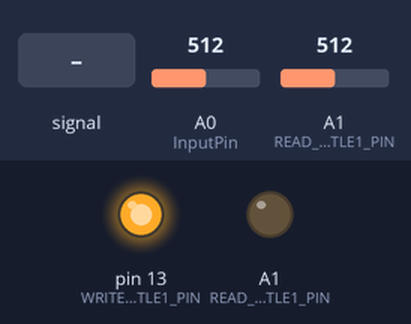
Bench run of a sketch on a simulated Arduino Uno, built with avr-gcc and run on an emulated ATmega328P. Shown: output pins drawn as LEDs (lit = HIGH). The test bench sets the inputs (shaded band); at power-on: A1 (READ_THROTTLE1_PIN) = 512, A0 (InputPin) = 512. What the sketch prints to the serial monitor is not drawn.

Above: at 1.2 s.
1.3 s: A1 (READ_THROTTLE1_PIN) fed a 200 Hz sine of ±81 counts around its level
At 2.5 s:
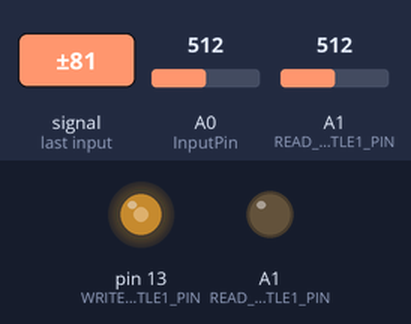
2.8 s: A1 (READ_THROTTLE1_PIN) set to 716
At 3.3 s:
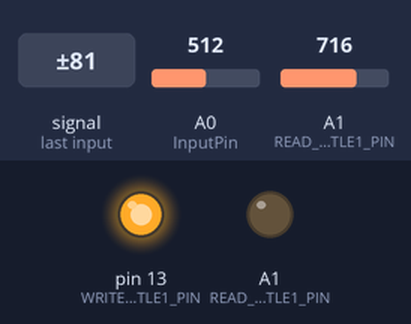
Timing chart, 0 to 5.8 s (numbered marks = the images above; inputs shaded):
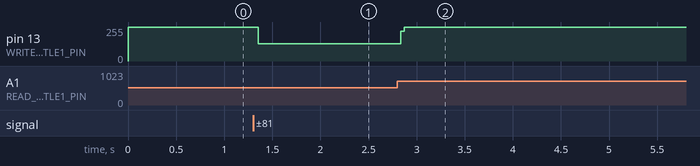

Measured:
- after the input at 1.3 s, pin 13 (WRITE_THROTTLE1_PIN): 255/255 → 129/255 after 0.05 s
- after the input at 2.8 s, pin 13 (WRITE_THROTTLE1_PIN): 129/255 → 255/255 at once

The sketch:

IntegratedProject.ino
```cpp
/*
 * This is the University of Manchester EEE Department Undergraduate Final year project
 * "E-bike Performance Enhancement"
 * Aims to build a security system that can be implemented on any types of bicycle - whether it has battery
 * Created by Tong Wu
 */
/*
 * Things contained:
 * 1. Arduino UNO Wi-Fi Rev.2 board
 * 2. Arduino Nano 33 IoT board
 * 3. Arduino Nano 33 BLE Sense board
 * 4. Proximity Sensors
 * 5. Accelerometers
 * 6. Gyroscopes
 * 7. Proximity Sensors
 * 8. SIM/GPS shield
 * 9. Fingerprint module
 */
/*
 * Scope of the project:
 * 1. Read values from accelerometers, gyroscopes, proximity sensors, throttle on bike and hall sensors on wheels
 * 2. Implement algorithms to monitor the status of the bike, analysis the action from bike
 * 3. Do action depends on which status has been monitored and/or analyzed
 * 4. Block any throttle voltage unless the bike has been unlocked
 */
#include <Arduino.h>
// Include self-created header file
#include "HallSensor.h"
#include "Throttle.h"

// Declare global variables:
const char READ_BACK_HALL_PIN = A0;
const char READ_THROTTLE1_PIN = A1;
const int WRITE_THROTTLE1_PIN = 13;

// Declare global class objects:


// Declare Functions:
double ReadHallSensorVoltage();     // Read hall sensor voltage from the bike
void HallSensorVoltageMonitor();    // Monitor the movement of the wheel (Single wheel usage)
// Declare classes and objects
Throttle Throttle1(READ_THROTTLE1_PIN, WRITE_THROTTLE1_PIN);
HallSensor BackHallSensor(READ_BACK_HALL_PIN);

void setup() {
  // write your initialization code here
  // Set up the communication serial with Arduino board
  Serial.begin(9600);

  // Set up Pins on Arduino boards
  // Throttle voltage monitor part:
  /* Set pin A0 to input, using for read the throttle voltage*/
  pinMode(A0, INPUT);
  /* Set pin A1 to output, using for output the throttle voltage or 0 volt */
  pinMode(A1, OUTPUT);

  Serial.println("Standby");
}

void loop() {
  // write your code here
  /*
   * TODO:
   *  Integrate the "Read throttle voltage" and "Hall sensor monitor"
   */
  /*
   * Normally, the Arduino inputs the throttle voltage, read it, and output the real throttle voltage
   * Anomaly, the Arduino inputs the throttle voltage, read it, and output zero
   */
  // Run the WheelMonitor
  BackHallSensor.HallSensorVoltageMonitor();
  // Run the ThrottleMonitor
  Throttle1.ThrottleSecureMonitor();
}


void HallSensorVoltageMonitor() {
  // Monitor the Hall sensor voltage
  /*
   * Check the voltage change with this sequence:
   * LOW -> HIGH -> LOW -> HIGH -> LOW -> HIGH -> LOW -> HIGH -> LOW -> HIGH
   */
  while(ReadHallSensorVoltage() <= 2) {
    while (ReadHallSensorVoltage() >= 4)
      while (ReadHallSensorVoltage() <= 2)
        while (ReadHallSensorVoltage() >= 4)
          while (ReadHallSensorVoltage() <= 2)
            while (ReadHallSensorVoltage() >= 4)
              while (ReadHallSensorVoltage() <= 2)
                while (ReadHallSensorVoltage() >= 4)
                  while (ReadHallSensorVoltage() <= 2)
                    while (ReadHallSensorVoltage() >= 4) {
                      Serial.println("Wheel Moved");
                      break;
                    }
  }
}
```

Throttle.cpp
```cpp
//
// Created by TedWu on 2021/11/30.
//
#include "Arduino.h"
#include "Throttle.h"

double Throttle::ReadThrottleVoltage() {
	throttle_voltage = analogRead(InputPin) * (5.0 / 1023.0) ;
	return throttle_voltage;
}

void Throttle::isMoved() {
	isMovedStatus = true;
}

void Throttle::ThrottleSecureMonitor() {
	// Judge whether the wheel is moved
	if (isMovedStatus) {
		analogWrite(OutputPin, 0);
		isMovedStatus = false;
	}
	else
		analogWrite(OutputPin, int(ReadThrottleVoltage() * 51.2));
}
```

Throttle.h
```cpp
//
// Created by TedWu on 2021/11/29.
//
#include "Arduino.h"

#ifndef INTEGRATEDPROJECT_THROTTLE_H
#define INTEGRATEDPROJECT_THROTTLE_H

class Throttle {
private:
	char InputPin = 0;
	int OutputPin = 0;
	double throttle_voltage = 0;
	bool isMovedStatus = false;
public:
	explicit Throttle(char ThrottlePin) {this->InputPin = ThrottlePin;}      // Constructor
	Throttle(char ThrottlePin, int OutputPin) {
		this->InputPin = ThrottlePin;
		this->OutputPin = OutputPin;
	}                                                                       // Over-ride Constructor

	double ReadThrottleVoltage();
	void isMoved();
	void ThrottleSecureMonitor();
};

#endif //INTEGRATEDPROJECT_THROTTLE_H
```

main.cpp
```cpp
/*
 * This is the University of Manchester EEE Department Undergraduate Final year project
 * "E-bike Performance Enhancement"
 * Aims to build a security system that can be implemented on any types of bicycle - whether it has battery
 * Created by Tong Wu
 */
/*
 * Things contained:
 * 1. Arduino UNO Wi-Fi Rev.2 board
 * 2. Arduino Nano 33 IoT board
 * 3. Arduino Nano 33 BLE Sense board
 * 4. Proximity Sensors
 * 5. Accelerometers
 * 6. Gyroscopes
 * 7. Proximity Sensors
 * 8. SIM/GPS shield
 * 9. Fingerprint module
 */
/*
 * Scope of the project:
 * 1. Read values from accelerometers, gyroscopes, proximity sensors, throttle on bike and hall sensors on wheels
 * 2. Implement algorithms to monitor the status of the bike, analysis the action from bike
 * 3. Do action depends on which status has been monitored and/or analyzed
 * 4. Block any throttle voltage unless the bike has been unlocked
 */
#include <Arduino.h>
// Include self-created header file
#include "HallSensor.h"
#include "Throttle.h"

// Declare global variables:
const char READ_BACK_HALL_PIN = A0;
const char READ_THROTTLE1_PIN = A1;
const int WRITE_THROTTLE1_PIN = 13;

// Declare global class objects:


// Declare Functions:
double ReadHallSensorVoltage();     // Read hall sensor voltage from the bike
void HallSensorVoltageMonitor();    // Monitor the movement of the wheel (Single wheel usage)
// Declare classes and objects
Throttle Throttle1(READ_THROTTLE1_PIN, WRITE_THROTTLE1_PIN);
HallSensor BackHallSensor(READ_BACK_HALL_PIN);

void setup() {
	// write your initialization code here
	// Set up the communication serial with Arduino board
	Serial.begin(9600);

	// Set up Pins on Arduino boards
	// Throttle voltage monitor part:
	/* Set pin A0 to input, using for read the throttle voltage*/
	pinMode(A0, INPUT);
	/* Set pin A1 to output, using for output the throttle voltage or 0 volt */
	pinMode(A1, OUTPUT);

	Serial.println("Standby");
}

void loop() {
	// write your code here
	/*
	 * TODO:
	 *  Integrate the "Read throttle voltage" and "Hall sensor monitor"
	 */
	/*
	 * Normally, the Arduino inputs the throttle voltage, read it, and output the real throttle voltage
	 * Anomaly, the Arduino inputs the throttle voltage, read it, and output zero
	 */
	// Run the WheelMonitor
	BackHallSensor.HallSensorVoltageMonitor();
	// Run the ThrottleMonitor
	Throttle1.ThrottleSecureMonitor();
}


void HallSensorVoltageMonitor() {
	// Monitor the Hall sensor voltage
	/*
	 * Check the voltage change with this sequence:
	 * LOW -> HIGH -> LOW -> HIGH -> LOW -> HIGH -> LOW -> HIGH -> LOW -> HIGH
	 */
	while(ReadHallSensorVoltage() <= 2) {
		while (ReadHallSensorVoltage() >= 4)
			while (ReadHallSensorVoltage() <= 2)
				while (ReadHallSensorVoltage() >= 4)
					while (ReadHallSensorVoltage() <= 2)
						while (ReadHallSensorVoltage() >= 4)
							while (ReadHallSensorVoltage() <= 2)
								while (ReadHallSensorVoltage() >= 4)
									while (ReadHallSensorVoltage() <= 2)
										while (ReadHallSensorVoltage() >= 4) {
											Serial.println("Wheel Moved");
											break;
										}
	}
}
```

HallSensor.cpp
```cpp
//
// Created by TedWu on 2021/11/30.
//
#include "Arduino.h"
#include "HallSensor.h"
#include "Throttle.h"

void HallSensor::HallSensorVoltageMonitor() {
	isMoved = false;
	// Monitor the Hall sensor voltage
	// Read hall sensor, classify it as HIGH or LOW
	// If the hall sensor returns 0-2.5V, classify as LOW, classify 2.5-5V to HIGH
	RealHallSensorVoltage = ReadHallSensorVoltage();
	if (RealHallSensorVoltage <=2.5 && RealHallSensorVoltage >=0)
		HallSensorStatus = LOW;
	else if (RealHallSensorVoltage>2.5 && RealHallSensorVoltage <=5)
		HallSensorStatus = HIGH;
	else
		Serial.println("Fail to read wheel status");
	// Judge the Prev_HallSensorStatus
	/*
	 * If the wheel moved, WheelMoveCount++
	 * WheelMoveCount++
	 * If the wheel does not move, WheelSleepCount++
	 */
	if (Prev_HallSensorStatus != HallSensorStatus && Prev_HallSensorStatus != 2) {
		WheelMoveCount++;
		WheelSleepCount = 0;
	}
	else
		WheelSleepCount++;
	// Judge the WheelMoveCount
	/*
	 * If the wheel moves a specific distance which can be classified as anomalous, give a warning, clear its count
	 */
	if (WheelMoveCount >= 100) {
		// Do alarm actions
		Serial.println("Wheel Moved");
		// Rise a alarm flag
		th->isMoved();
		WheelMoveCount = 0;
	}
	// Judge the WheelSleepCount
	if (WheelSleepCount >= 2000) {
		WheelMoveCount = 0;
	}
	// Return HallSensorStatus to Prev.
	Prev_HallSensorStatus = HallSensorStatus;
	/*
	 * Check the voltage change with this sequence:
	 * LOW -> HIGH -> LOW -> HIGH -> LOW -> HIGH -> LOW -> HIGH -> LOW -> HIGH
	 */
	/*
	while(ReadHallSensorVoltage() <= 2) {
		while (ReadHallSensorVoltage() >= 4)
			while (ReadHallSensorVoltage() <= 2)
				while (ReadHallSensorVoltage() >= 4)
					while (ReadHallSensorVoltage() <= 2)
						while (ReadHallSensorVoltage() >= 4)
							while (ReadHallSensorVoltage() <= 2)
								while (ReadHallSensorVoltage() >= 4)
									while (ReadHallSensorVoltage() <= 2)
										while (ReadHallSensorVoltage() >= 4) {
											Serial.println("Wheel Moved");
											break;
										}
	}*/
}

double HallSensor::ReadHallSensorVoltage() const{
	double HallSensorVoltage = analogRead(InputPin) * (5.0 / 1023.0);
	return HallSensorVoltage;
}

bool isStartup() {}
```

HallSensor.h
```cpp
//
// Created by TedWu on 2021/11/29.
//

#ifndef INTEGRATEDPROJECT_HALLSENSOR_H
#define INTEGRATEDPROJECT_HALLSENSOR_H
#include "Arduino.h"
#include "Throttle.h"

class HallSensor {
private:
	double RealHallSensorVoltage = 0;
	int HallSensorStatus = 2;
	int Prev_HallSensorStatus = 2;
	int WheelMoveCount = 0;
	int WheelSleepCount = 0;
	char InputPin;
	bool isMoved = false;
	Throttle *th;

public:
	HallSensor(char READ_HALL_PIN) {this->InputPin = READ_HALL_PIN;}     // Constructor
	HallSensor(char READ_HALL_PIN, Throttle &s) {
		this->InputPin = READ_HALL_PIN;
		th = &s;
	}                                                                   // Override Constructor

	void HallSensorVoltageMonitor();
	double ReadHallSensorVoltage() const;
	bool isStartup();
};

#endif //INTEGRATEDPROJECT_HALLSENSOR_H
```
